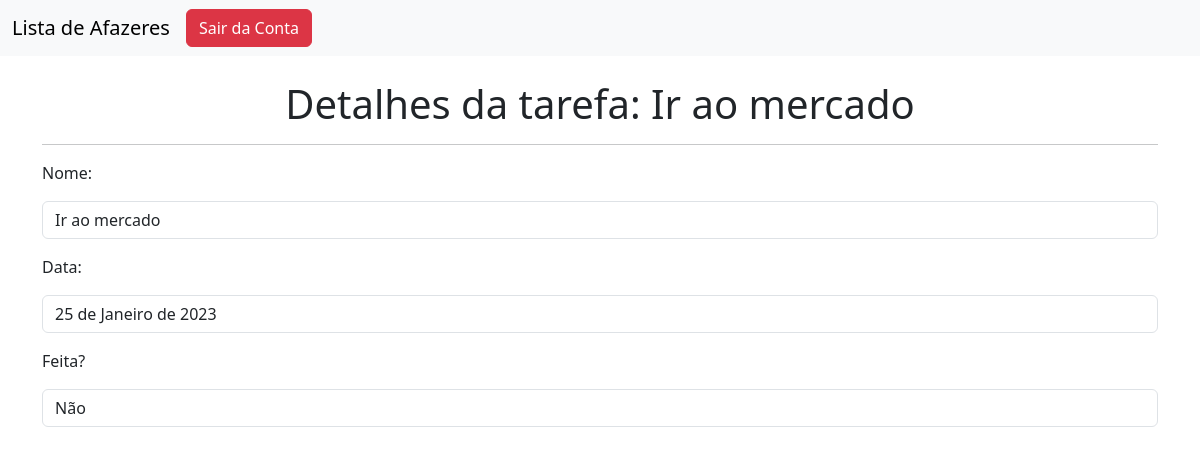
The app's page /todo_list/detalhes_tarefa/1/ (signed in), older data.
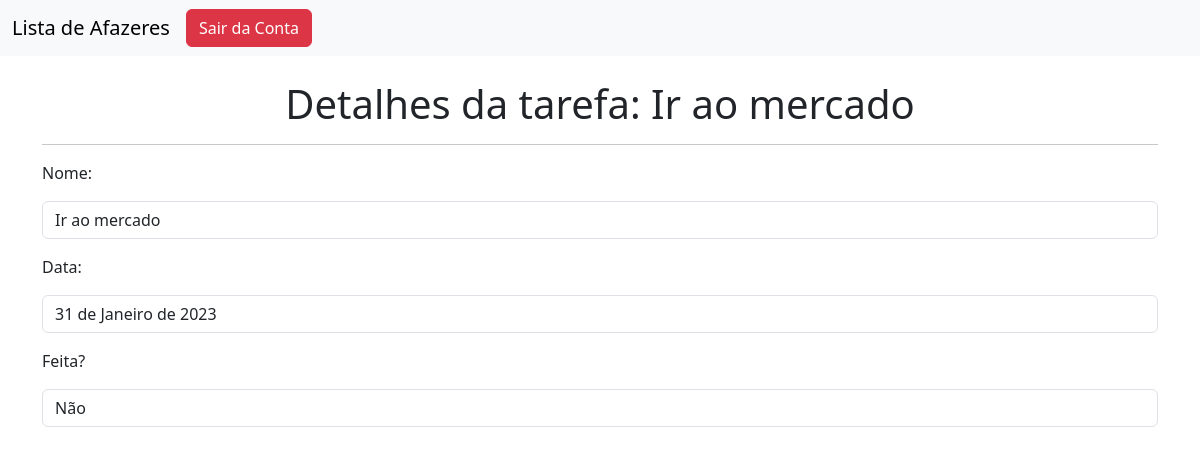
The same page, newer data.
### todo/models.py (models this page shows, shortened)
class Tarefa(models.Model):
    nome = models.CharField(max_length=100)
    data = models.DateField()
    esta_feita = models.BooleanField()

### todo/views.py (the view)
# urls.py: path('detalhes_tarefa/<int:id>/', views.detalhes_tarefa, name='detalhes_tarefa'),
@login_required(login_url='/auth/login/')
def detalhes_tarefa(request, id):
    tarefa = get_object_or_404(Tarefa, pk=id)
    return render(request, 'detalhes_tarefa.html', {'tarefa':tarefa})

### todo/templates/detalhes_tarefa.html (shortened to what this page needs)
{% extends 'base.html' %}
{% block content_body %}
    <div class="container">
        <br>
        <h1 style="text-align: center;">Detalhes da tarefa: {{tarefa.nome}}</h1>
        <hr>
        <form>
            <p>
                <label>Nome:</label>
                <p class="form-control">{{tarefa.nome}}</p>
            </p>
            <p>
                <label>Data:</label>
                <p class="form-control">{{tarefa.data}}</p>
            </p>
            <p>
                <label>Feita?</label>
                {% if tarefa.esta_feita == False %}
                    <p class="form-control">Não</p>
                {% else %}
                    <p class="form-control">Sim</p>
                {% endif %}
            </p>
        </form>
    </div>
{% endblock %}

Row changes from the older to the newer data that the page shows:
changed Tarefa "Ir ao mercado": data "25 de Janeiro de 2023" → "31 de Janeiro de 2023"
